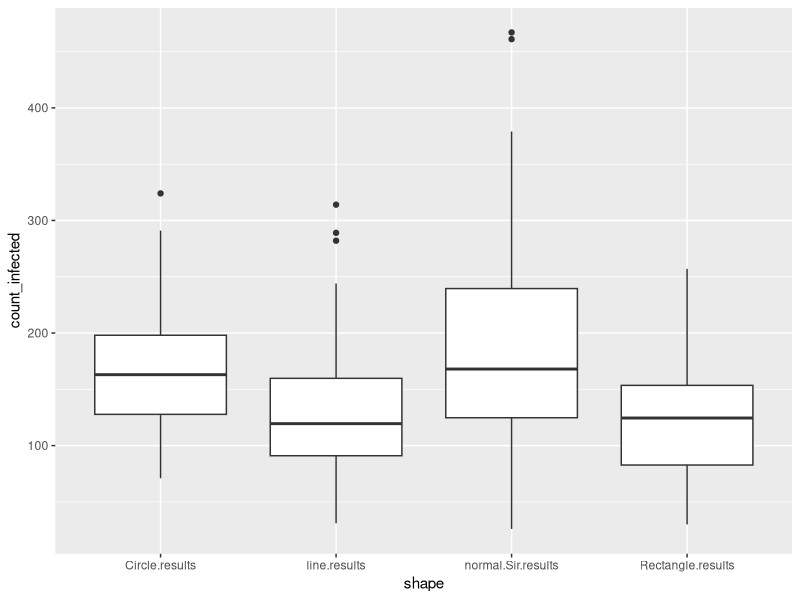

Generate this figure with R:
## ---- chunk 1

library(tidyverse)

infections = read.csv("infections.csv", row.names = 1)

inf2 = pivot_longer(infections, everything(), names_to = "shape", values_to = "count_infected")

ggplot(inf2, aes(x = shape, y = count_infected)) + geom_boxplot()

